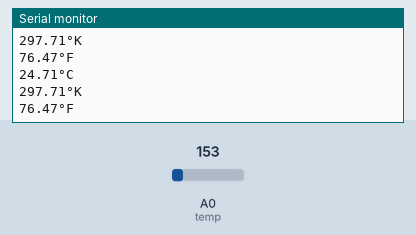
Recording of a sketch running on a simulated Arduino Uno, built with avr-gcc and run on an emulated ATmega328P. On the bench: the last lines printed to the serial monitor. The test bench sets the inputs (shaded band); at power-on: A0 (temp) = 153.

Above: at 2.8 s.
2.9 s: A0 (temp) set to 165
At 5.2 s:
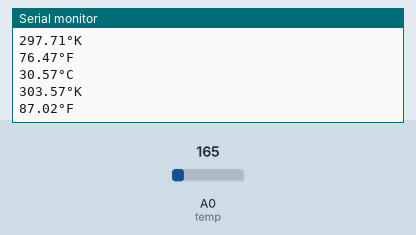
5.6 s: A0 (temp) set to 175
At 7.0 s:
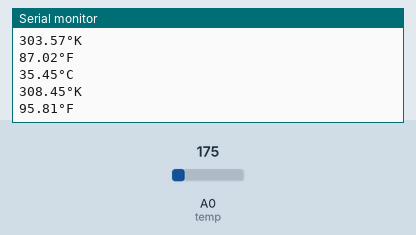
Timing chart, 0 to 8.6 s (numbered marks = the images above; inputs shaded):
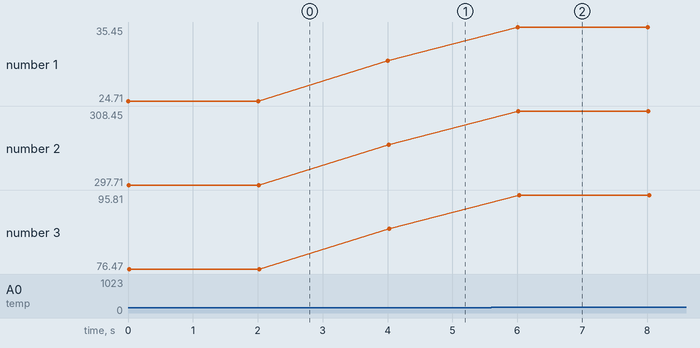

The sketch:

ejercicio2.ino
```cpp
const int temp = A0;
void setup() {
  // put your setup code here, to run once:
  pinMode(temp, INPUT);
  Serial.begin(9600);
}

void loop() {
  // put your main code here, to run repeatedly:
  float lectura = analogRead(temp);
  float v = (lectura*5)/1024;
  float temperaturaC = (v - 0.5) * 100 ;
  Serial.print(temperaturaC); Serial.println("°C");
  Serial.print(temperaturaC+273);Serial.println("°K");
  float temperaturaF = (temperaturaC * 9.0 / 5.0) + 32.0;
  Serial.print(temperaturaF); Serial.println("°F");
  delay(2000);
  Serial.println();

}
```

Measured:
- after the input at 2.9 s, the serial monitor: prints a new line after 1.1 s (image 1)
- after the input at 5.6 s, the serial monitor: prints a new line after 0.41 s (image 2)
- plotted number 1: 24.71 → 30.57 after the input at 2.9 s, 30.57 → 35.45 after the input at 5.6 s
- plotted number 2: 297.71 → 303.57 after the input at 2.9 s, 303.57 → 308.45 after the input at 5.6 s
- plotted number 3: 76.47 → 87.02 after the input at 2.9 s, 87.02 → 95.81 after the input at 5.6 s
